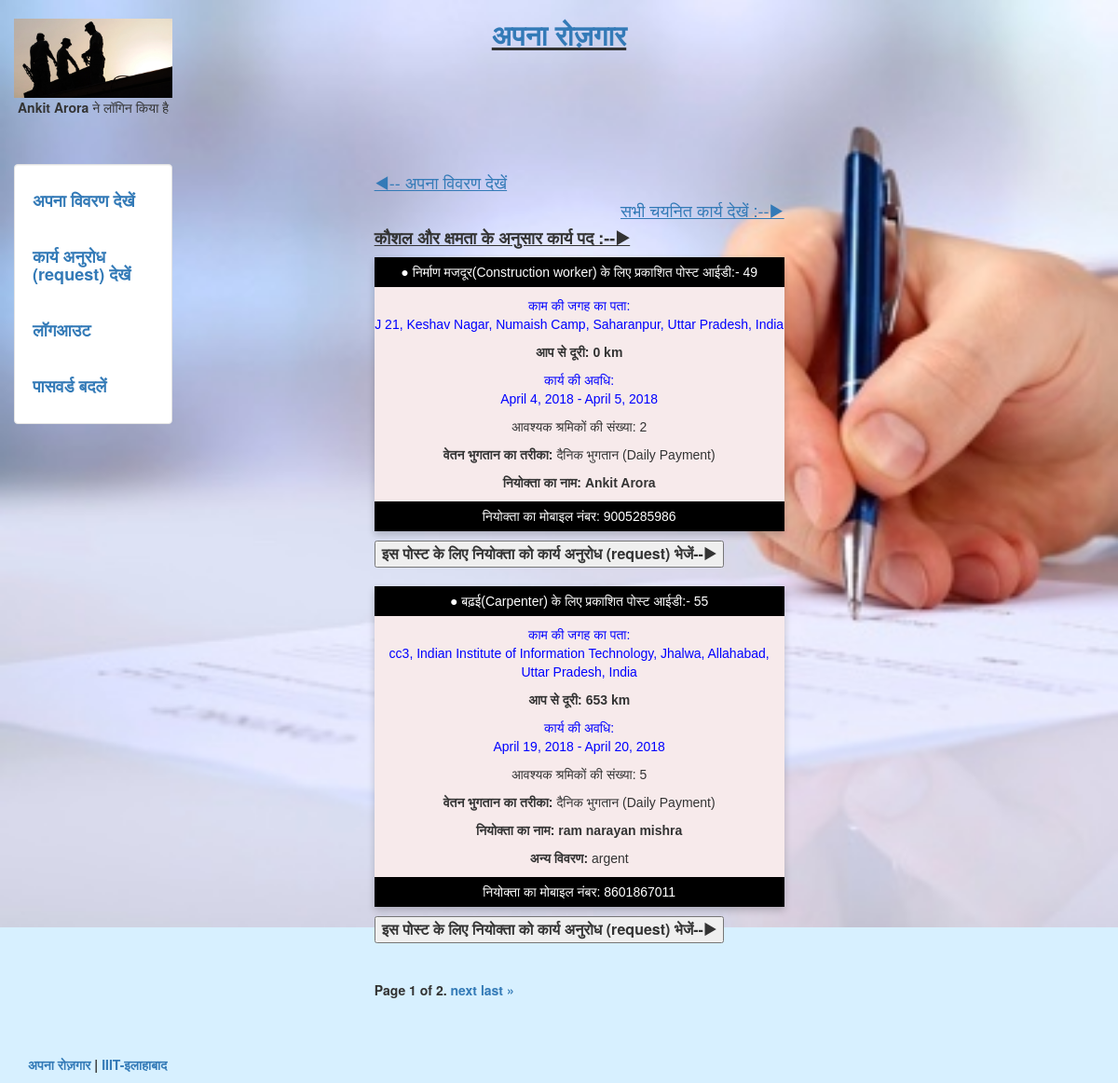
/worker/seepost (signed in), run on the app's committed database.
### search/models.py (models this page shows, shortened)
class Posts(models.Model):
	post_id=models.AutoField(primary_key=True)
	username = models.CharField(max_length=100)
	name = models.CharField(max_length = 100,blank = True, null = True)
	s_contact = models.CharField(max_length=50,blank = True,null = True)
	rskill = models.CharField(max_length = 100,blank = True, null = True)
	street = models.CharField(max_length=250,blank = True, null = True)
	location = models.CharField(max_length=250,blank = True, null = True)
	start_date = models.DateField(blank = True, null = True)
	end_date = models.DateField(blank = True, null = True)
	Nworker = models.IntegerField(blank = True, null = True)
	Twork = models.CharField(max_length = 250,blank = True, null = True)
	description = models.TextField(max_length = 500,blank = True, null = True)
	lat = models.CharField(max_length = 50, blank = True, null= True)
	lng = models.CharField(max_length = 50, blank = True, null= True)
	status = models.CharField(max_length = 50,blank = True, null = True)
	distance = models.IntegerField(blank = True, null = True)
	temp=models.CharField(max_length = 2,blank = True, null = True)
	temp1=models.CharField(max_length = 2,blank = True, null = True)

### worker/views.py (the view, shortened to what this page needs)
def viewpost(request):
  if request.method=="POST" and ('whire' in request.POST or 'wchire' in request.POST ):
    post_id=request.POST.get('post_id')
    user_id=request.POST.get('user_id')
    worker=request.POST.get('worker')
    hirer=request.POST.get('hirer')
    userworker=request.POST.get('userworker')
    userhirer=request.POST.get('userhirer')
    start_date=request.POST.get('start_date')
    end_date=request.POST.get('end_date')
    page=request.POST.get('page')
    abc=Status.objects.filter(post_id=post_id,user_id=user_id)
    if len(abc)==0 and 'whire' in request.POST:
      cba=Status(post_id=post_id,user_id=user_id,worker=worker,hirer=hirer,worker_status=post_id,userworker=userworker,userhirer=userhirer,start_date=start_date,end_date=end_date)
      cba.save()
    else:
      pqr=Status.objects.get(post_id=post_id,user_id=user_id)
      pqr.worker_status=post_id
      pqr.confirm='a'
      pqr.save()
      if 'wchire' in request.POST:
        pqr.delete()
    sta=Status.objects.filter(user_id=user_id)
    data=Profile.objects.get(user=request.user)
    pos=Posts.objects.filter(Q(rskill=data.skill1)|Q(rskill=data.skill2)|Q(rskill=data.skill3))
    pos=pos.filter(status='public')
    pos=pos.filter(end_date__gte=datetime.datetime.today().date())
    if len(pos)==0:
      warn='आपकी आवश्यकता से मेल खाने वाला कोई परिणाम नहीं है|'
      return render(request,'worker/postresult.html',{'pos':pos,'warn':warn})
    loc=location.objects.get(username=request.user.username)
    for dat in pos :
      r=Status.objects.filter(user_id=data.user_id,confirm='a')
      p=r.filter(Q(start_date__lte=dat.start_date,end_date__gte=dat.start_date)|Q(start_date__lte=dat.end_date,end_date__gte=dat.end_date)|Q(start_date__lte=dat.start_date,end_date__gte=dat.end_date)|Q(start_date__gte=dat.start_date,end_date__lte=dat.end_date))
      dis=discal(float(dat.lat),float(dat.lng),float(loc.lat),float(loc.lng))
      dat.distance=dis
      if len(p)!=0:
        dat.temp='e'
        for pp in p:
              if pp.post_id==dat.post_id:
                dat.temp='a'
      else:
        f=sta.filter(post_id=dat.post_id)
        if len(f)==0:
          dat.temp='d'
        else:
          for ff in f:
            if ff.post_id==ff.worker_status and ff.user_id==ff.hirer_status:
                  dat.temp='a'
            elif ff.post_id==ff.worker_status:
                  dat.temp='b'
            elif ff.user_id==ff.hirer_status:
                  dat.temp='c'
      dat.save()
    pos=pos.order_by('distance')
    warn=""
    pag = Paginator(pos,2)
    p = pag.page(int(page))
    return render(request,'worker/postresult.html',{'pos':p,'user1':data,'warn':warn})
  else:
    data=Profile.objects.get(user=request.user)
    pos=Posts.objects.filter(Q(rskill=data.skill1)|Q(rskill=data.skill2)|Q(rskill=data.skill3))
    pos=pos.filter(status='public')
    pos=pos.filter(end_date__gte=datetime.datetime.today().date())
    if len(pos)==0:
      warn='आपकी आवश्यकता से मेल खाने वाला कोई परिणाम नहीं है|'
      return render(request,'worker/postresult.html',{'pos':pos,'warn':warn})
    loc=location.objects.get(username=request.user.username)
    sta=Status.objects.filter(user_id=data.user_id)
    for dat in pos :
      r=Status.objects.filter(user_id=data.user_id,confirm='a')
      p=r.filter(Q(start_date__lte=dat.start_date,end_date__gte=dat.start_date)|Q(start_date__lte=dat.end_date,end_date__gte=dat.end_date)|Q(start_date__lte=dat.start_date,end_date__gte=dat.end_date)|Q(start_date__gte=dat.start_date,end_date__lte=dat.end_date))
      dis=discal(float(dat.lat),float(dat.lng),float(loc.lat),float(loc.lng))
      dat.distance=dis
      if len(p)!=0:
        dat.temp='e'
        for pp in p:
              if pp.post_id==dat.post_id:
                dat.temp='a'
      else:
        f=sta.filter(post_id=dat.post_id)
        if len(f)==0:
          dat.temp='d'
      dat.save()
    pos=pos.order_by('distance')
    pag = Paginator(pos,2)
    page = request.GET.get('page',None)
    if not page:
      page='1'
    p = pag.page(int(page))
    warn=""
    return render(request,'worker/postresult.html',{'pos':p,'user1':data,'warn':warn})

### worker/views.py (called while the page is built)
def discal(a,b,c,d):
  R = 6373.0
  lat1 = radians(a)
  lon1 = radians(b)
  lat2 = radians(c)
  lon2 = radians(d)
  dlon = lon2 - lon1
  dlat = lat2 - lat1
  a = sin(dlat / 2)**2 + cos(lat1) * cos(lat2) * sin(dlon / 2)**2
  c = 2 * atan2(sqrt(a), sqrt(1 - a))
  distance = R * c
  return round(distance,2)

### worker/templates/worker/postresult.html (shortened to what this page needs)
{% extends "login/header.html" %}
{% block content %}
<div class ='col-sm-6 col-sm-offset-2'>
  <link rel="stylesheet" href="https://cdnjs.cloudflare.com/ajax/libs/font-awesome/4.7.0/css/font-awesome.min.css">
<h4 align='left'>
          <a href = '/view'><u>&#9664;-- अपना विवरण देखें </u></a>
          </h4>
<h4 align='right'>
          <a href = '/confirm_work'><u>सभी चयनित कार्य देखें :--&#9654;</u></a>
          </h4>
          <h4><u><b>कौशल और क्षमता के अनुसार कार्य पद :--&#9654;</b></u></h4>
{% for data in pos %}
  <div class="card" style="background-color:#F7EAEB">
  <p><button class = "but">&#9679; {{data.rskill}} के लिए प्रकाशित पोस्ट आईडी:- {{data.post_id}} </button></p>
  <p class="title">काम की जगह का पता: <br> {{data.street}}, {{data.location}} </p>
  <p><b>आप से दूरी: {{data.distance}} km</b></p>
  <p class="title">कार्य की अवधि: <br>{{data.start_date}} - {{data.end_date}}</p>
  <p>आवश्यक श्रमिकों की संख्या: {{data.Nworker}}</p>
  <p><b>वेतन भुगतान का तरीका:</b> {{data.Twork}}</p>
  <p><b>नियोक्ता का नाम: {{data.name}}</p></b>
    {%if data.description%}
   <p><b>अन्य विवरण:</b> {{data.description}}</p>
    {%endif%}
  <p><button class = "but">नियोक्ता का मोबाइल नंबर: {{data.s_contact}}</button></p>
  </div>
  <form method="POST" action="/worker/seepost">
     <font size = 3.5>
    {%if 'd' in data.temp %}
    <b><button type="submit" name = 'whire' >इस पोस्ट के लिए नियोक्ता को कार्य अनुरोध (request) भेजें--&#9654;</button>
     {%endif%}
   </b>
 </font>
  </form>
    <br>
{% endfor %}
<b>
  <div class="pagination">
    <span class="step-links">
        <span class="current">
            Page {{ pos.number }} of {{ pos.paginator.num_pages }}.
        </span>
        {% if pos.has_next %}
            <a href="?page={{ pos.next_page_number }}">next</a>
            <a href="?page={{ pos.paginator.num_pages }}">last &raquo;</a>
        {% endif %}
    </span>
</div>
  <b>
</div>
{% endblock %}

### login/templates/login/header.html (shortened to what this page needs)
<!DOCTYPE html>
<html lang="en">
 <head>
   {% load staticfiles %}
   <link rel="stylesheet" href="{% static 'login/css/bootstrap.min.css' %}" type = "text/css"/>
   <link rel="stylesheet" href="{% static 'login/css/new.css' %}" type = "text/css"/>
  </head>
<body class="body" style="background-color:#d7f0ff">
	<div class="container-fluid" style="min-height:95%; ">
		<div class="row">
			  <div class="col-sm-2">
				<br>
				  <center>
					<img src="{% static 'login/img/profile.jpg' %}" class="img-responsive" style='max-height:100px;' alt="logo">
					{% if request.user.username %}
				  	<p><b> {{request.user.first_name}}</b> ने लॉगिन किया है</p>
					{% endif %}
				  </center>
			  </div>
			    <div class="col-sm-8">
				  <center>
				  <h2><b><u><a href="/about">अपना रोज़गार</a></b></u></h2>
				  </center>
			    </div>
		</div>
		<div class="row">
		  <div class="col-sm-2">
			<div class="well bs-sidebar" id="sidebar" style="background-color:#fff">
			  <ul class="nav nav-pills nav-stacked">
			  	{% if request.user.username %}
			  	<h4><b><li><a href = '/view'>अपना विवरण देखें</a></li></b></h4><br>
			  	<h4><b><li><a href = '/workrequest'>कार्य अनुरोध (request) देखें</a></li></b></h4><br>
			  	<h4><b><li><a href='/logout'>लॉगआउट</a></li></b></h4><br>
                <h4><b> <li><a href = '/change_password'>पासवर्ड बदलें</a></li></b></h4>
			  	{%else%}
				<h4><b><li><a href='/login'>लॉग इन करें</a></li></b></h4><br>
				<h4><b><li><a href='/register'>रजिस्टर करे</a></li></b></h4><br>
                                <h4><b><li><a href='/forgot_password'>पासवर्ड भूल गए?</a></li></b></h4>
				{%endif%}
			  </ul>
			</div>
		  </div>
		  <div class="col-sm-10">
			<div class='container-fluid'>
			   {% block content %}
			   {% endblock %}
			</div>
		  </div>
		</div>
	</div>
	  <footer>
         <br>
         <br>
		<div class="container-fluid" style='margin-left:15px'>
			<p><a href="/about" target="blank">अपना रोज़गार</a> | <a href="https://www.iiita.ac.in/" target="blank">IIIT-इलाहाबाद</a></p>
		</div>
	  </footer>
</body>
</html>

### login/templates/login/header.html (style rules this page uses)
html, body { height:100% }

### worker/templates/worker/postresult.html (style rules this page uses)
.card { box-shadow: 0 4px 8px 0 rgba(0, 0, 0, 0.2); max-width: 500px; margin: auto; text-align: center; font-family: arial; }
.title { color: blue; font-size: 14px; }
.but { border: none; outline: 0; display: inline-block; padding: 6px; color: white; background-color: #000; text-align: center; cursor: pointer; width: 100%; font-size: 14px; }

### data on the page
Posts: rskill "निर्माण मजदूर(Construction worker)", post_id "49", street "J 21, Keshav Nagar", location "Numaish Camp, Saharanpur, Uttar Pradesh, India", distance "0", start_date "April 4, 2018", end_date "April 5, 2018", Nworker "2", Twork "दैनिक भुगतान (Daily Payment)", name "Ankit Arora", s_contact "9005285986", shows "इस पोस्ट के लिए नियोक्ता को कार्य अनुरोध (request) भेजें--▶"
Posts: rskill "बढ़ई(Carpenter)", post_id "55", street "cc3", location "Indian Institute of Information Technology, Jhalwa, Allahabad, Uttar Pradesh, India", distance "653", start_date "April 19, 2018", end_date "April 20, 2018", Nworker "5", Twork "दैनिक भुगतान (Daily Payment)", name "ram narayan mishra", description "argent", s_contact "8601867011", shows "इस पोस्ट के लिए नियोक्ता को कार्य अनुरोध (request) भेजें--▶"

### other printed values
{{ request.user.first_name }} "Ankit Arora"
{{ pos.number }} "1"
{{ pos.paginator.num_pages }} "2"
